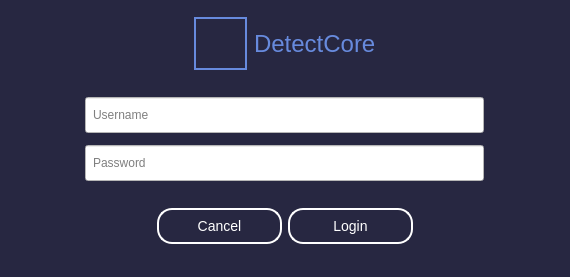
<?xml version="1.0" encoding="UTF-8"?>
<ui version="4.0">
 <class>logInForm</class>
 <widget class="QWidget" name="logInForm">
  <property name="geometry">
   <rect>
    <x>0</x>
    <y>0</y>
    <width>570</width>
    <height>277</height>
   </rect>
  </property>
  <property name="minimumSize">
   <size>
    <width>570</width>
    <height>277</height>
   </size>
  </property>
  <property name="maximumSize">
   <size>
    <width>570</width>
    <height>277</height>
   </size>
  </property>
  <property name="windowTitle">
   <string>Form</string>
  </property>
  <property name="styleSheet">
   <string notr="true">
background-color:#272741;
</string>
  </property>
  <layout class="QVBoxLayout" name="verticalLayout">
   <property name="spacing">
    <number>0</number>
   </property>
   <property name="leftMargin">
    <number>0</number>
   </property>
   <property name="topMargin">
    <number>0</number>
   </property>
   <property name="rightMargin">
    <number>0</number>
   </property>
   <property name="bottomMargin">
    <number>0</number>
   </property>
   <item>
    <widget class="QWidget" name="widget" native="true">
     <layout class="QVBoxLayout" name="verticalLayout_2">
      <item alignment="Qt::AlignHCenter">
       <widget class="QWidget" name="logoContainer" native="true">
        <property name="styleSheet">
         <string notr="true">#labelLogo{
font-size:24px;
color:#678ADD;
}
#logo{
border:2px solid #678ADD;
}</string>
        </property>
        <layout class="QHBoxLayout" name="horizontalLayout">
         <property name="spacing">
          <number>7</number>
         </property>
         <property name="leftMargin">
          <number>0</number>
         </property>
         <property name="topMargin">
          <number>0</number>
         </property>
         <property name="rightMargin">
          <number>0</number>
         </property>
         <property name="bottomMargin">
          <number>0</number>
         </property>
         <item>
          <widget class="QPushButton" name="logo">
           <property name="minimumSize">
            <size>
             <width>53</width>
             <height>53</height>
            </size>
           </property>
           <property name="text">
            <string/>
           </property>
           <property name="icon">
            <iconset>
             <normaloff>icon/logoIcon.svg</normaloff>icon/logoIcon.svg</iconset>
           </property>
           <property name="iconSize">
            <size>
             <width>37</width>
             <height>37</height>
            </size>
           </property>
          </widget>
         </item>
         <item>
          <widget class="QLabel" name="labelLogo">
           <property name="text">
            <string>DetectCore</string>
           </property>
          </widget>
         </item>
        </layout>
       </widget>
      </item>
      <item>
       <widget class="QWidget" name="inputContainer" native="true">
        <property name="styleSheet">
         <string notr="true">#password,#userName{
background-color:white;
padding-left:5px;
}</string>
        </property>
        <layout class="QVBoxLayout" name="verticalLayout_3">
         <item alignment="Qt::AlignHCenter">
          <widget class="QWidget" name="userNameConatiner" native="true">
           <layout class="QVBoxLayout" name="verticalLayout_4" stretch="0">
            <property name="spacing">
             <number>0</number>
            </property>
            <property name="leftMargin">
             <number>3</number>
            </property>
            <property name="topMargin">
             <number>3</number>
            </property>
            <property name="rightMargin">
             <number>3</number>
            </property>
            <property name="bottomMargin">
             <number>3</number>
            </property>
            <item>
             <widget class="QLineEdit" name="userName">
              <property name="minimumSize">
               <size>
                <width>399</width>
                <height>36</height>
               </size>
              </property>
              <property name="placeholderText">
               <string>Username</string>
              </property>
             </widget>
            </item>
           </layout>
          </widget>
         </item>
         <item alignment="Qt::AlignHCenter">
          <widget class="QWidget" name="passwordConatiner" native="true">
           <layout class="QVBoxLayout" name="verticalLayout_5">
            <property name="spacing">
             <number>0</number>
            </property>
            <property name="leftMargin">
             <number>3</number>
            </property>
            <property name="topMargin">
             <number>3</number>
            </property>
            <property name="rightMargin">
             <number>3</number>
            </property>
            <property name="bottomMargin">
             <number>3</number>
            </property>
            <item>
             <widget class="QLineEdit" name="password">
              <property name="minimumSize">
               <size>
                <width>399</width>
                <height>36</height>
               </size>
              </property>
              <property name="echoMode">
               <enum>QLineEdit::Password</enum>
              </property>
              <property name="placeholderText">
               <string>Password</string>
              </property>
             </widget>
            </item>
           </layout>
          </widget>
         </item>
        </layout>
       </widget>
      </item>
      <item alignment="Qt::AlignHCenter|Qt::AlignTop">
       <widget class="QWidget" name="buttons" native="true">
        <property name="styleSheet">
         <string notr="true">#btnCancel,#btnLogin{
color:white;
font-size:14px;
border-radius:15px;
border:2px solid white;
}</string>
        </property>
        <layout class="QHBoxLayout" name="horizontalLayout_2">
         <item>
          <widget class="QPushButton" name="btnCancel">
           <property name="minimumSize">
            <size>
             <width>125</width>
             <height>36</height>
            </size>
           </property>
           <property name="cursor">
            <cursorShape>PointingHandCursor</cursorShape>
           </property>
           <property name="text">
            <string>Cancel</string>
           </property>
          </widget>
         </item>
         <item>
          <widget class="QPushButton" name="btnLogin">
           <property name="minimumSize">
            <size>
             <width>125</width>
             <height>36</height>
            </size>
           </property>
           <property name="cursor">
            <cursorShape>PointingHandCursor</cursorShape>
           </property>
           <property name="text">
            <string>Login</string>
           </property>
          </widget>
         </item>
        </layout>
       </widget>
      </item>
     </layout>
    </widget>
   </item>
  </layout>
 </widget>
 <resources/>
 <connections/>
</ui>
